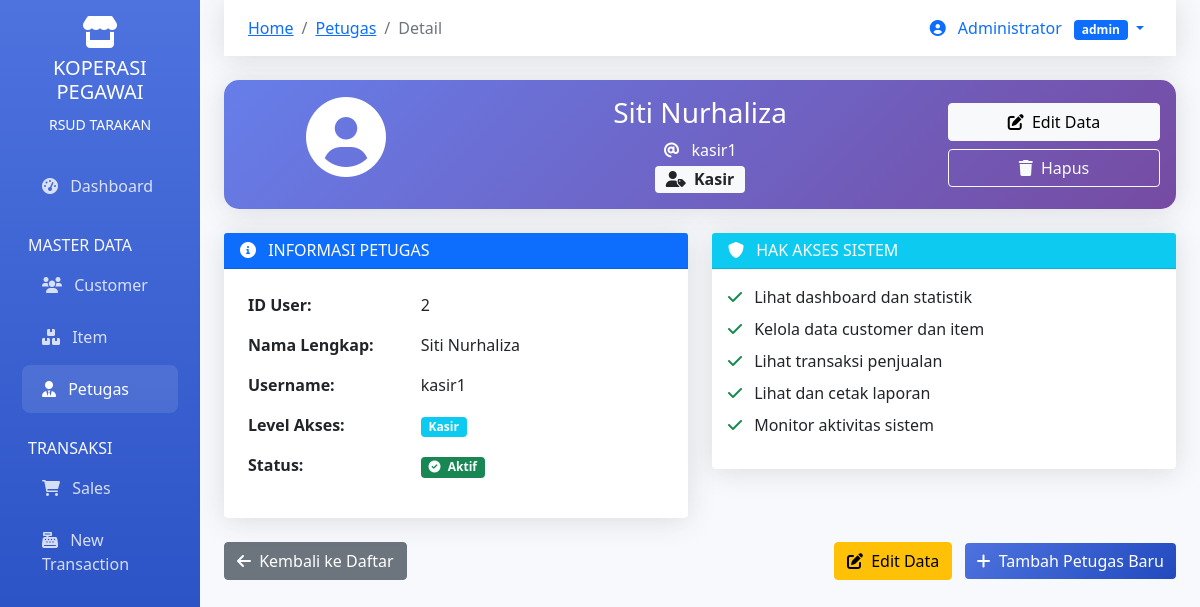
Screenshot of /modules/petugas/view.php?id=2 (signed in) with the database file from the repository.
### tables this page shows
CREATE TABLE petugas (
    id_user INT PRIMARY KEY AUTO_INCREMENT,
    nama_user VARCHAR(100) NOT NULL,
    username VARCHAR(50) NOT NULL UNIQUE,
    password VARCHAR(255) NOT NULL,
    level INT NOT NULL,
    created_at TIMESTAMP DEFAULT CURRENT_TIMESTAMP,
    FOREIGN KEY (level) REFERENCES level(id_level)
);

CREATE TABLE level (
    id_level INT PRIMARY KEY AUTO_INCREMENT,
    level VARCHAR(50) NOT NULL UNIQUE
);

### config/Database.php (called while the page is built, shortened)
<?php
class Database {
    private static $instance = null;
    private $connection;
    private $host = 'localhost';
    private $database = 'pos_koperasi';
    private $username = 'root';
    private $password = '';
    private function __construct() {
        try {
            $dsn = "mysql:host={$this->host};dbname={$this->database};charset=utf8mb4";
            $this->connection = new PDO($dsn, $this->username, $this->password);
            $this->connection->setAttribute(PDO::ATTR_ERRMODE, PDO::ERRMODE_EXCEPTION);
            $this->connection->setAttribute(PDO::ATTR_DEFAULT_FETCH_MODE, PDO::FETCH_ASSOC);
        } catch (PDOException $e) {
            die("Database connection failed: " . $e->getMessage());
        }
    }
    public static function getInstance() {
        if (self::$instance === null) {
            self::$instance = new self();
        }
        return self::$instance;
    }
    public function query($sql, $params = []) {
        try {
            $stmt = $this->connection->prepare($sql);
            $stmt->execute($params);
            return $stmt;
        } catch (PDOException $e) {
            throw new Exception("Query failed: " . $e->getMessage());
        }
    }
    public function fetchOne($sql, $params = []) {
        $stmt = $this->query($sql, $params);
        return $stmt->fetch();
    }
}
?>

### classes/Auth.php (called while the page is built, shortened)
<?php
require_once __DIR__ . '/../config/Database.php';
class Auth {
    private $db;
    public function __construct() {
        $this->db = Database::getInstance();
    }
    public function isLoggedIn() {
        return isset($_SESSION['logged_in']) && $_SESSION['logged_in'] === true;
    }
    public function getCurrentUser() {
        if ($this->isLoggedIn()) {
            $user = $this->db->fetchOne(
                "SELECT p.*, l.level as level_name
                 FROM petugas p
                 JOIN level l ON p.level = l.id_level
                 WHERE p.id_user = ?",
                [$_SESSION['user_id']]
            );
            if ($user) {
                return [
                    'id_user' => $user['id_user'],
                    'username' => $user['username'],
                    'nama_user' => $user['nama_user'],
                    'level' => $user['level'],
                    'level_name' => $user['level_name'],
                    'password' => $user['password'],
                    'created_at' => $user['created_at']
                ];
            }
        }
        return null;
    }
}
?>

### classes/BaseCRUD.php (called while the page is built, shortened)
<?php
require_once __DIR__ . '/../config/Database.php';
abstract class BaseCRUD {
    public function __construct($table, $primaryKey = 'id') {
        $this->db = Database::getInstance();
    }
}
?>

### classes/Petugas.php (called while the page is built, shortened)
<?php
require_once 'BaseCRUD.php';
class Petugas extends BaseCRUD {
    public function getUserWithLevel($userId) {
        $sql = "SELECT p.*, l.level as level_name
                FROM petugas p
                JOIN level l ON p.level = l.id_level
                WHERE p.id_user = ?";
        return $this->db->fetchOne($sql, [$userId]);
    }
}
?>

### modules/petugas/view.php (the view, shortened to what this page needs)
<?php
require_once __DIR__ . '/../../classes/Auth.php';
require_once __DIR__ . '/../../classes/Petugas.php';
$auth = new Auth();
$auth->requireLogin();
$petugas = new Petugas();
$user = $auth->getCurrentUser();
$id = $_GET['id'] ?? 0;
$petugasData = $petugas->getUserWithLevel($id);
?>
<!DOCTYPE html>
<html lang="id">
<head>
    <link href="https://cdn.jsdelivr.net/npm/bootstrap@5.1.3/dist/css/bootstrap.min.css" rel="stylesheet">
    <link href="https://cdnjs.cloudflare.com/ajax/libs/font-awesome/6.0.0/css/all.min.css" rel="stylesheet">
</head>
<body>
    <div class="container-fluid">
        <div class="row">
            <nav class="col-md-3 col-lg-2 d-md-block sidebar collapse">
                <div class="position-sticky pt-3">
                    <div class="text-center mb-4">
                        <i class="fas fa-store fa-2x mb-2"></i>
                        <h5>KOPERASI PEGAWAI</h5>
                        <small>RSUD TARAKAN</small>
                    </div>
                    <ul class="nav flex-column">
                        <li class="nav-item">
                            <a class="nav-link" href="../../dashboard.php">
                                <i class="fas fa-tachometer-alt me-2"></i>
                                Dashboard
                            </a>
                        </li>
                        <li class="nav-item">
                            <h6 class="sidebar-heading d-flex justify-content-between align-items-center px-3 mt-4 mb-1 text-light">
                                <span>MASTER DATA</span>
                            </h6>
                        </li>
                        <li class="nav-item">
                            <a class="nav-link" href="../customer/index.php">
                                <i class="fas fa-users me-2"></i>
                                Customer
                            </a>
                        </li>
                        <li class="nav-item">
                            <a class="nav-link" href="../item/index.php">
                                <i class="fas fa-boxes me-2"></i>
                                Item
                            </a>
                        </li>
                        <li class="nav-item">
                            <a class="nav-link active" href="index.php">
                                <i class="fas fa-user-tie me-2"></i>
                                Petugas
                            </a>
                        </li>
                        <li class="nav-item">
                            <h6 class="sidebar-heading d-flex justify-content-between align-items-center px-3 mt-4 mb-1 text-light">
                                <span>TRANSAKSI</span>
                            </h6>
                        </li>
                        <li class="nav-item">
                            <a class="nav-link" href="../sales/index.php">
                                <i class="fas fa-shopping-cart me-2"></i>
                                Sales
                            </a>
                        </li>
                        <li class="nav-item">
                            <a class="nav-link" href="../transaction/new.php">
                                <i class="fas fa-cash-register me-2"></i>
                                New Transaction
                            </a>
                        </li>
                    </ul>
                </div>
            </nav>
            <main class="col-md-9 ms-sm-auto col-lg-10 px-md-4 main-content">
                <nav class="navbar navbar-expand-lg navbar-custom mb-4">
                    <div class="container-fluid">
                        <nav aria-label="breadcrumb">
                            <ol class="breadcrumb mb-0">
                                <li class="breadcrumb-item"><a href="../../dashboard.php">Home</a></li>
                                <li class="breadcrumb-item"><a href="index.php">Petugas</a></li>
                                <li class="breadcrumb-item active">Detail</li>
                            </ol>
                        </nav>
                        <div class="collapse navbar-collapse" id="navbarNav">
                            <ul class="navbar-nav ms-auto">
                                <li class="nav-item dropdown">
                                    <a class="nav-link dropdown-toggle" href="#" id="navbarDropdown" role="button" data-bs-toggle="dropdown">
                                        <i class="fas fa-user-circle me-2"></i>
                                        <?= htmlspecialchars($user['nama_user']) ?>
                                        <span class="badge bg-primary ms-2"><?= htmlspecialchars($user['level_name']) ?></span>
                                    </a>
                                </li>
                            </ul>
                        </div>
                    </div>
                </nav>
                <div class="card info-card mb-4">
                    <div class="card-body text-center">
                        <div class="row align-items-center">
                            <div class="col-md-3">
                                <i class="fas fa-user-circle fa-5x mb-3"></i>
                            </div>
                            <div class="col-md-6">
                                <h3 class="mb-2"><?= htmlspecialchars($petugasData['nama_user']) ?></h3>
                                <p class="mb-1">
                                    <i class="fas fa-at me-2"></i>
                                    <?= htmlspecialchars($petugasData['username']) ?>
                                </p>
                                <span class="badge bg-light text-dark fs-6">
                                    <i class="fas fa-user-tag me-1"></i>
                                    <?= ucfirst($petugasData['level_name']) ?>
                                </span>
                            </div>
                            <div class="col-md-3">
                                <div class="d-grid gap-2">
                                    <a href="edit.php?id=<?= $petugasData['id_user'] ?>" class="btn btn-light">
                                        <i class="fas fa-edit me-1"></i>
                                        Edit Data
                                    </a>
                                    <?php if ($petugasData['username'] !== 'admin'): ?>
                                    <button type="button" class="btn btn-outline-light"
                                            onclick="deleteUser(<?= $petugasData['id_user'] ?>)">
                                        <i class="fas fa-trash me-1"></i>
                                        Hapus
                                    </button>
                                    <?php endif; ?>
                                </div>
                            </div>
                        </div>
                    </div>
                </div>
                <div class="row">
                    <div class="col-md-6">
                        <div class="card">
                            <div class="card-header bg-primary text-white">
                                <h6 class="mb-0">
                                    <i class="fas fa-info-circle me-2"></i>
                                    INFORMASI PETUGAS
                                </h6>
                            </div>
                            <div class="card-body">
                                <table class="table table-borderless">
                                    <tr>
                                        <td width="40%"><strong>ID User:</strong></td>
                                        <td><?= htmlspecialchars($petugasData['id_user']) ?></td>
                                    </tr>
                                    <tr>
                                        <td><strong>Nama Lengkap:</strong></td>
                                        <td><?= htmlspecialchars($petugasData['nama_user']) ?></td>
                                    </tr>
                                    <tr>
                                        <td><strong>Username:</strong></td>
                                        <td><?= htmlspecialchars($petugasData['username']) ?></td>
                                    </tr>
                                    <tr>
                                        <td><strong>Level Akses:</strong></td>
                                        <td>
                                            <span class="badge bg-<?= $petugasData['level'] == 1 ? 'danger' : ($petugasData['level'] == 2 ? 'info' : 'warning') ?>">
                                                <?= ucfirst($petugasData['level_name']) ?>
                                            </span>
                                        </td>
                                    </tr>
                                    <tr>
                                        <td><strong>Status:</strong></td>
                                        <td>
                                            <span class="badge bg-success">
                                                <i class="fas fa-check-circle me-1"></i>
                                                Aktif
                                            </span>
                                        </td>
                                    </tr>
                                </table>
                            </div>
                        </div>
                    </div>
                    <div class="col-md-6">
                        <div class="card">
                            <div class="card-header bg-info text-white">
                                <h6 class="mb-0">
                                    <i class="fas fa-shield-alt me-2"></i>
                                    HAK AKSES SISTEM
                                </h6>
                            </div>
                            <div class="card-body">
                                <?php
                                $permissions = [];
                                switch($petugasData['level']) {
                                    case 2:
                                        $permissions = [
                                            'Lihat dashboard dan statistik',
                                            'Kelola data customer dan item',
                                            'Lihat transaksi penjualan',
                                            'Lihat dan cetak laporan',
                                            'Monitor aktivitas sistem'
                                        ];
                                        break;
                                }
                                ?>
                                <ul class="list-unstyled">
                                    <?php foreach ($permissions as $permission): ?>
                                    <li class="mb-2">
                                        <i class="fas fa-check text-success me-2"></i>
                                        <?= $permission ?>
                                    </li>
                                    <?php endforeach; ?>
                                </ul>
                            </div>
                        </div>
                    </div>
                </div>
                <div class="row mt-4">
                    <div class="col-12">
                        <div class="d-flex justify-content-between">
                            <a href="index.php" class="btn btn-secondary">
                                <i class="fas fa-arrow-left me-1"></i>
                                Kembali ke Daftar
                            </a>
                            <div>
                                <a href="edit.php?id=<?= $petugasData['id_user'] ?>" class="btn btn-warning me-2">
                                    <i class="fas fa-edit me-1"></i>
                                    Edit Data
                                </a>
                                <a href="create.php" class="btn btn-primary">
                                    <i class="fas fa-plus me-1"></i>
                                    Tambah Petugas Baru
                                </a>
                            </div>
                        </div>
                    </div>
                </div>
            </main>
        </div>
    </div>
</body>
</html>

### rows the page displays
petugas: nama_user "Administrator", level.level "admin"
petugas: nama_user "Siti Nurhaliza", username "kasir1", level.level "Kasir", id_user "2"

### other values shown
$permission "Lihat dashboard dan statistik"
$permission "Kelola data customer dan item"
$permission "Lihat transaksi penjualan"
$permission "Lihat dan cetak laporan"
$permission "Monitor aktivitas sistem"
